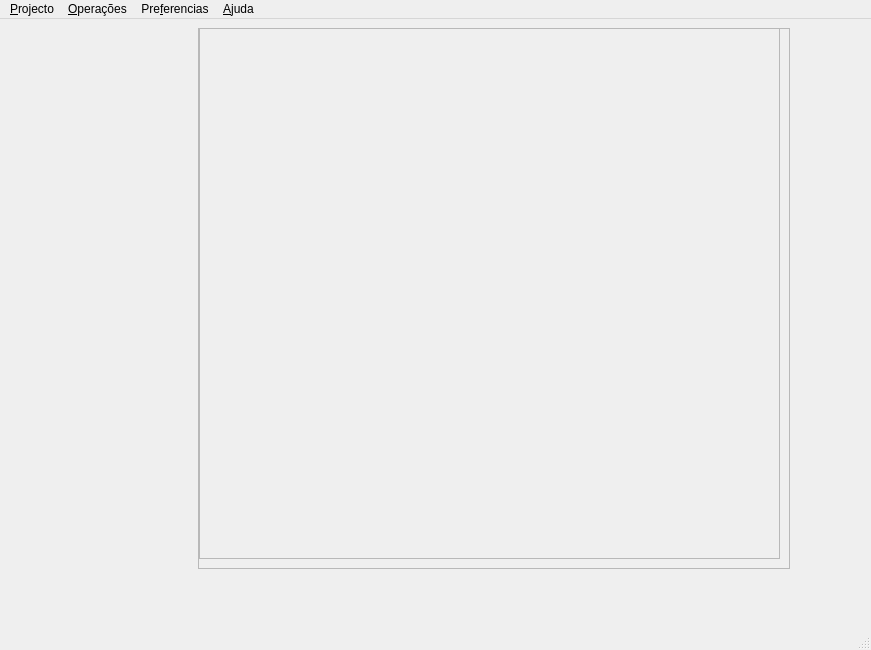
<ui version="4.0" >
 <class>FloorPlan</class>
 <widget class="QMainWindow" name="FloorPlan" >
  <property name="geometry" >
   <rect>
    <x>0</x>
    <y>0</y>
    <width>871</width>
    <height>650</height>
   </rect>
  </property>
  <property name="windowTitle" >
   <string>Floor Plan</string>
  </property>
  <widget class="QWidget" name="centralwidget" >
   <widget class="QWidget" name="horizontalLayoutWidget" >
    <property name="geometry" >
     <rect>
      <x>9</x>
      <y>9</y>
      <width>781</width>
      <height>541</height>
     </rect>
    </property>
    <layout class="QHBoxLayout" name="horizontalLayout" >
     <item>
      <widget class="QFrame" name="BackFrame" >
       <property name="frameShape" >
        <enum>QFrame::StyledPanel</enum>
       </property>
       <property name="frameShadow" >
        <enum>QFrame::Raised</enum>
       </property>
       <widget class="QScrollArea" name="GridArea" >
        <property name="geometry" >
         <rect>
          <x>190</x>
          <y>0</y>
          <width>581</width>
          <height>531</height>
         </rect>
        </property>
        <property name="frameShape" >
         <enum>QFrame::StyledPanel</enum>
        </property>
        <property name="frameShadow" >
         <enum>QFrame::Sunken</enum>
        </property>
       </widget>
       <widget class="QScrollArea" name="SvgArea" >
        <property name="geometry" >
         <rect>
          <x>-1</x>
          <y>-1</y>
          <width>191</width>
          <height>551</height>
         </rect>
        </property>
        <property name="frameShadow" >
         <enum>QFrame::Raised</enum>
        </property>
        <property name="widgetResizable" >
         <bool>true</bool>
        </property>
        <widget class="QWidget" name="scrollAreaWidgetContents" >
         <property name="geometry" >
          <rect>
           <x>0</x>
           <y>0</y>
           <width>187</width>
           <height>547</height>
          </rect>
         </property>
        </widget>
       </widget>
      </widget>
     </item>
    </layout>
   </widget>
  </widget>
  <widget class="QMenuBar" name="menubar" >
   <property name="geometry" >
    <rect>
     <x>0</x>
     <y>0</y>
     <width>871</width>
     <height>26</height>
    </rect>
   </property>
   <widget class="QMenu" name="menuFicheiro" >
    <property name="title" >
     <string>&amp;Projecto</string>
    </property>
    <widget class="QMenu" name="menu_Novo" >
     <property name="title" >
      <string>&amp;Novo</string>
     </property>
    </widget>
    <addaction name="menu_Novo" />
    <addaction name="actionAbrir" />
    <addaction name="separator" />
    <addaction name="actionSair" />
   </widget>
   <widget class="QMenu" name="menuOpera_es" >
    <property name="title" >
     <string>&amp;Operações</string>
    </property>
    <addaction name="actionImprimir" />
    <addaction name="actionCopiar" />
    <addaction name="actionGuardar_como_imagem" />
    <addaction name="actionMemoria_Descritiva" />
   </widget>
   <widget class="QMenu" name="menuAcerca" >
    <property name="title" >
     <string>&amp;Ajuda</string>
    </property>
    <addaction name="actionAjuda" />
    <addaction name="separator" />
    <addaction name="actionDocumenta_o" />
    <addaction name="separator" />
    <addaction name="actionAcerca_de_FloorPlan" />
    <addaction name="actionAcerca_do_Qt" />
   </widget>
   <widget class="QMenu" name="menuPre_ferencias" >
    <property name="title" >
     <string>Pre&amp;ferencias</string>
    </property>
   </widget>
   <addaction name="menuFicheiro" />
   <addaction name="menuOpera_es" />
   <addaction name="menuPre_ferencias" />
   <addaction name="menuAcerca" />
  </widget>
  <widget class="QStatusBar" name="statusbar" />
  <action name="actionAbrir" >
   <property name="text" >
    <string>&amp;Abrir</string>
   </property>
  </action>
  <action name="actionSair" >
   <property name="text" >
    <string>&amp;Sair</string>
   </property>
  </action>
  <action name="actionImprimir" >
   <property name="text" >
    <string>Imprimir</string>
   </property>
  </action>
  <action name="actionGuardar_como_imagem" >
   <property name="text" >
    <string>Guardar como imagem</string>
   </property>
  </action>
  <action name="actionCopiar" >
   <property name="text" >
    <string>Copiar</string>
   </property>
  </action>
  <action name="actionDocumenta_o" >
   <property name="text" >
    <string>Documentação</string>
   </property>
  </action>
  <action name="actionAcerca_de_FloorPlan" >
   <property name="text" >
    <string>Acerca de FloorPlan</string>
   </property>
  </action>
  <action name="actionAcerca_do_Qt" >
   <property name="text" >
    <string>Acerca do Qt</string>
   </property>
  </action>
  <action name="actionAjuda" >
   <property name="text" >
    <string>Ajuda</string>
   </property>
  </action>
  <action name="actionMemoria_Descritiva" >
   <property name="text" >
    <string>Memoria Descritiva</string>
   </property>
  </action>
 </widget>
 <resources/>
 <connections/>
</ui>
